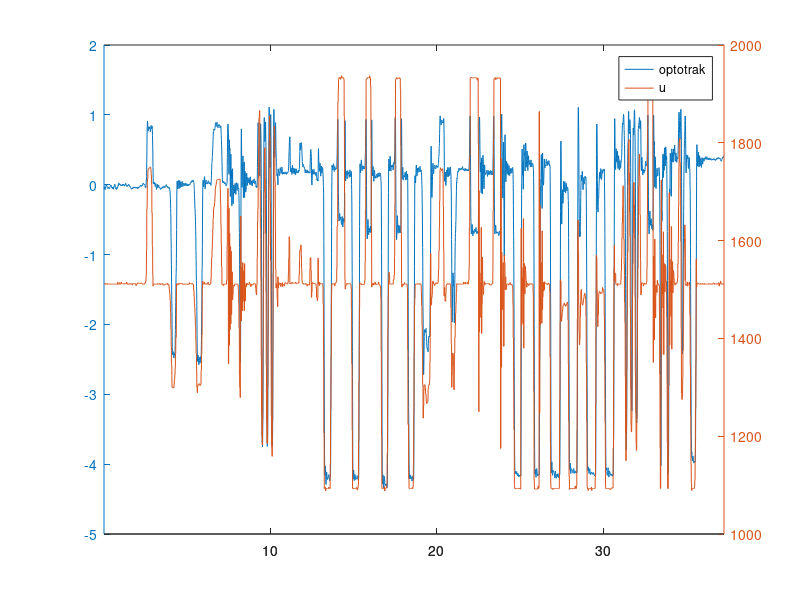

Recreate this plot in MATLAB. (Note: this script raises an error after producing the figure.)

clear

%% load delay logs
%{
realtime_path = '/home/abarry/realtime/';
logfile_path = '/home/abarry/rlg/logs/2014-12-05-delay-estimation/mat/';

%logfile_name = 'right_elevon_rightside_up.mat';
logfile_name = 'left_elevon_upside_down.mat';

% add log parsing scripts to path

addpath([realtime_path 'scripts/logs']);

% load data
dir = logfile_path;
filename = logfile_name;

loadDeltawing
%}

load estimate_delay_processed.mat


%% set up data

optotrak_data = optotrak.y;
u_data = u.elevonL;



figure(1)
clf
plotyy(optotrak.logtime, -optotrak_data, u.logtime, u_data)
legend('optotrak','u');

% create splines of the data

t_start = 26.8;
t_end = 28.6;

[~, optotrak_idx_start] = min(abs(optotrak.logtime - t_start));
[~, optotrak_idx_end] = min(abs(optotrak.logtime - t_end));

[~, u_idx_start] = min(abs(u.logtime - t_start));
[~, u_idx_end] = min(abs(u.logtime - t_end));

x_s = spline(optotrak.logtime(optotrak_idx_start:optotrak_idx_end), optotrak_data(optotrak_idx_start:optotrak_idx_end));
u_r_s = foh(u.logtime(u_idx_start:u_idx_end)', u_data((u_idx_start:u_idx_end))');

dt = 1/10000;
t = t_start:dt:t_end;

x_eval = ppval(x_s, t);
u_r_eval = -ppval(u_r_s, t);

figure(2)
clf
plotyy(t, x_eval, t, u_r_eval);
legend('optotrak','u');

%% normalize vectors

x_norm = x_eval / norm(x_eval);

u_r_zeroed = u_r_eval - mean(u_r_eval);
u_r_norm = u_r_zeroed / norm(u_r_zeroed);

figure(3)
clf
plot(x_norm);
hold all
plot(u_r_norm);
legend('optotrak','u');
grid on

%% estimate delay



delay = finddelay(u_r_norm, x_norm);

delay_sec = delay*dt